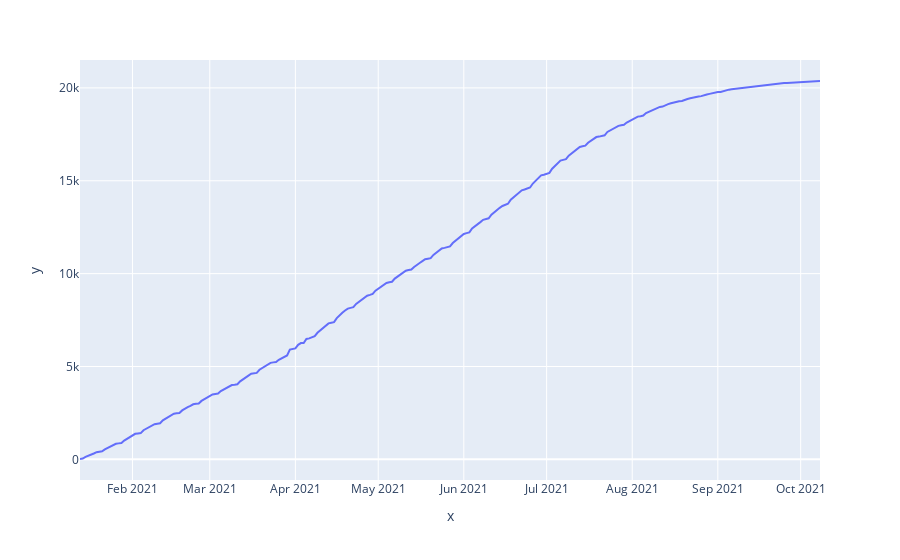

Write notebook code for a chart like this one.
### Markdown cell above
# Daily World Deaths

### Code cell
date_group
time = date_group['date'].values.tolist()

px.line(x=time,y=date_group['New_deaths'].cumsum())
# In this case New Deaths is a cumulative number so we use function cumsum())

### Figure 1 — Plotly figure (JSON) as saved in the notebook; plotly's stock layout.template omitted (floating-point values rounded to 4 significant figures; data arrays with more than 128 entries replaced by an {"elided": "..."} marker saying what was removed)
{"data": [{"hovertemplate": "x=%{x}<br>y=%{y}<extra></extra>", "legendgroup": "", "line": {"color": "#636efa", "dash": "solid"}, "marker": {"symbol": "circle"}, "mode": "lines", "name": "", "orientation": "v", "showlegend": false, "type": "scatter", "x": {"elided": "269 str values"}, "xaxis": "x", "y": {"elided": "269 int values"}, "yaxis": "y"}], "layout": {"legend": {"tracegroupgap": 0}, "margin": {"t": 60}, "xaxis": {"anchor": "y", "domain": [0, 1], "title": {"text": "x"}}, "yaxis": {"anchor": "x", "domain": [0, 1], "title": {"text": "y"}}}}
